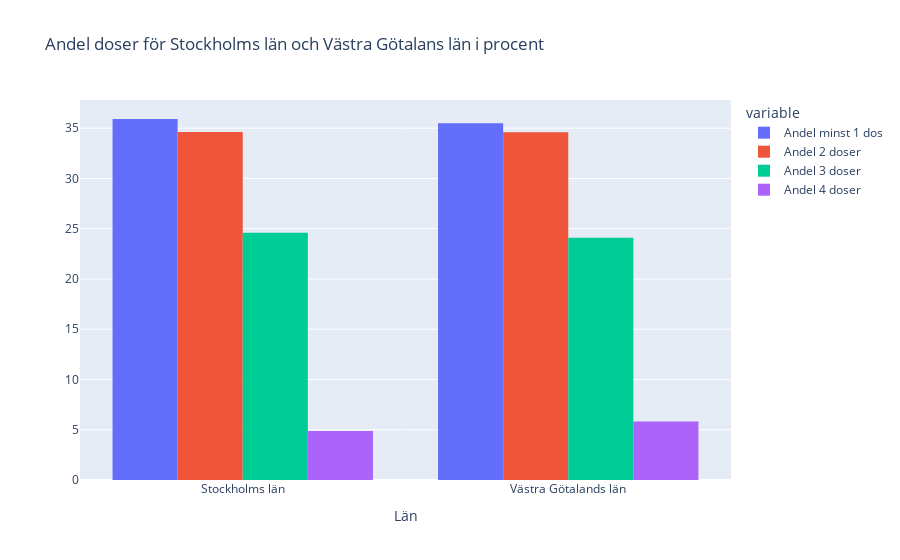

Notebook code cell kept with this figure:
### Code cell
fig_2g_plotly = px.histogram(two_region_df, x="Län_namn", y=["Andel minst 1 dos", "Andel 2 doser", "Andel 3 doser", "Andel 4 doser"], title="Andel doser för Stockholms län och Västra Götalans län i procent ")
fig_2g_plotly.update_xaxes(title_text="Län")
fig_2g_plotly.update_yaxes(title_text="")

fig_2g_plotly.write_html("Visualiseringar/exercise_2g_plotly.html")
fig_2g_plotly

fig_2g_plotly.update_layout(barmode='group')

### Figure 1 — Plotly figure (JSON) as saved in the notebook; plotly's stock layout.template omitted (floating-point values rounded to 4 significant figures)
{"data": [{"alignmentgroup": "True", "bingroup": "x", "histfunc": "sum", "hovertemplate": "variable=Andel minst 1 dos<br>Län_namn=%{x}<br>sum of value=%{y}<extra></extra>", "legendgroup": "Andel minst 1 dos", "marker": {"color": "#636efa", "pattern": {"shape": ""}}, "name": "Andel minst 1 dos", "offsetgroup": "Andel minst 1 dos", "orientation": "v", "showlegend": true, "type": "histogram", "x": ["Stockholms län", "Västra Götalands län"], "xaxis": "x", "y": [35.91, 35.48], "yaxis": "y"}, {"alignmentgroup": "True", "bingroup": "x", "histfunc": "sum", "hovertemplate": "variable=Andel 2 doser<br>Län_namn=%{x}<br>sum of value=%{y}<extra></extra>", "legendgroup": "Andel 2 doser", "marker": {"color": "#EF553B", "pattern": {"shape": ""}}, "name": "Andel 2 doser", "offsetgroup": "Andel 2 doser", "orientation": "v", "showlegend": true, "type": "histogram", "x": ["Stockholms län", "Västra Götalands län"], "xaxis": "x", "y": [34.61, 34.59], "yaxis": "y"}, {"alignmentgroup": "True", "bingroup": "x", "histfunc": "sum", "hovertemplate": "variable=Andel 3 doser<br>Län_namn=%{x}<br>sum of value=%{y}<extra></extra>", "legendgroup": "Andel 3 doser", "marker": {"color": "#00cc96", "pattern": {"shape": ""}}, "name": "Andel 3 doser", "offsetgroup": "Andel 3 doser", "orientation": "v", "showlegend": true, "type": "histogram", "x": ["Stockholms län", "Västra Götalands län"], "xaxis": "x", "y": [24.61, 24.1], "yaxis": "y"}, {"alignmentgroup": "True", "bingroup": "x", "histfunc": "sum", "hovertemplate": "variable=Andel 4 doser<br>Län_namn=%{x}<br>sum of value=%{y}<extra></extra>", "legendgroup": "Andel 4 doser", "marker": {"color": "#ab63fa", "pattern": {"shape": ""}}, "name": "Andel 4 doser", "offsetgroup": "Andel 4 doser", "orientation": "v", "showlegend": true, "type": "histogram", "x": ["Stockholms län", "Västra Götalands län"], "xaxis": "x", "y": [4.868, 5.826], "yaxis": "y"}], "layout": {"barmode": "group", "legend": {"title": {"text": "variable"}, "tracegroupgap": 0}, "title": {"text": "Andel doser för Stockholms län och Västra Götalans län i procent "}, "xaxis": {"anchor": "y", "domain": [0, 1], "title": {"text": "Län"}}, "yaxis": {"anchor": "x", "domain": [0, 1], "title": {"text": ""}}}}
